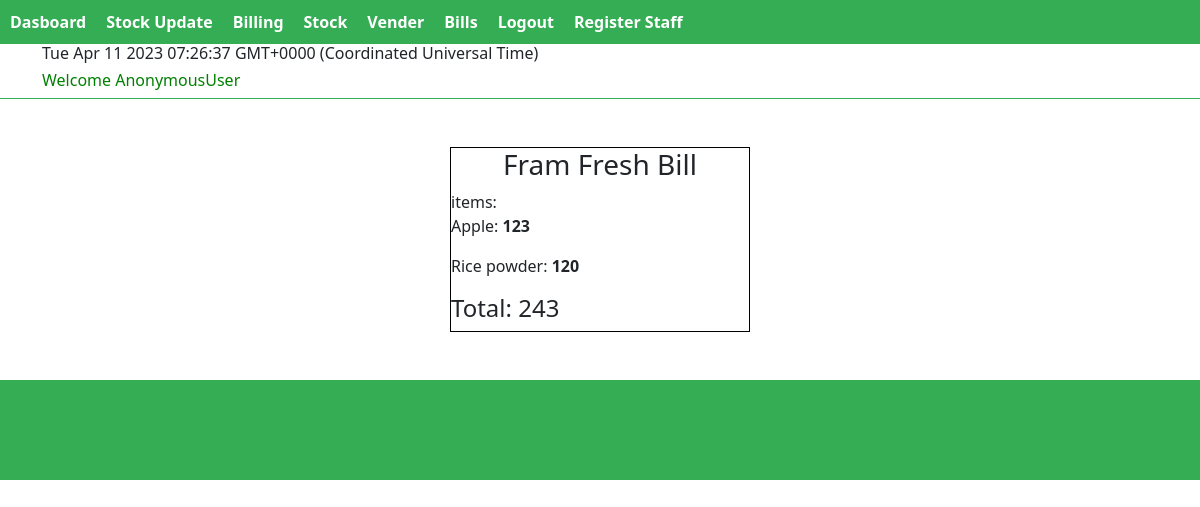
The page /BillsAndSales/ViewBill/3 on the database its author committed.
### BillsAndSales/models.py (models this page shows)
class SaleBill(models.Model):
    product = models.ForeignKey(Products,on_delete=models.CASCADE)
    user = models.ForeignKey(User,on_delete=models.CASCADE)
    Billid = models.ForeignKey(BillId,on_delete=models.CASCADE)

class BillId(models.Model):
    date = models.DateTimeField(auto_now_add=True)
    itemquantity = models.CharField(max_length=255)
    totalprice = models.CharField(max_length=255)
    user = models.ForeignKey(User,on_delete=models.CASCADE)
    status = models.BooleanField(default=True)

### products/models.py (models this page shows, shortened)
class Products(models.Model):
    Product_category = models.CharField(max_length=255,choices=(
        ("FreshGoods","FreshGoods"),
        ("Groceries","Groceries"),
        ("Provision",'Provision'),
        ("Cosmetics","Cosmetics"),
        ("Beverages","Beverages"),
        ("Bakeries","Bakeries"),
        ("Other","Other")
    )
                                        )
    Product_Name = models.CharField(max_length=255)
    Product_unit_Price = models.CharField(max_length=255)
    GST = models.CharField(max_length=255)
    Product_Brand = models.CharField(max_length=255)
    Product_Stock = models.CharField(max_length=255)
    Batch_Code = models.CharField(max_length=255)
    product_Image = models.FileField(upload_to="product_image")
    Expairy_Date = models.CharField(max_length=255,null=True,blank=True)
    vender = models.ForeignKey(Venders,on_delete=models.CASCADE,null=True)

### BillsAndSales/views.py (the view)
# urls.py: path("ViewBill/<int:pk>",views.ViewBill,name="ViewBill"),
def ViewBill(request,pk):
    billid = BillId.objects.get(id = pk)
    bills = SaleBill.objects.filter(Billid = billid)
    context = {
        "bills":bills,
        "Billid":billid
    }
    return render(request,"Stock/billview.html",context)

### templates/Stock/billview.html (shortened to what this page needs)
{% extends 'Stock/adminhome.html' %}
{% block content %}
<div class="container mt-5">
    <div class="billcontainer">
        <h3 >Fram Fresh Bill</h3>
        items:
        {% for i in bills  %}
        <p>{{i.product.Product_Name}}: <strong>{{i.product.Product_unit_Price}}</strong></p>
        {% endfor %}
        <h4>Total: {{Billid.totalprice}}</h4>
    </div>
</div>
{% endblock %}

### templates/Stock/billview.html (style rules this page uses)
.billcontainer { width:300px; height: auto; margin: auto; border: .5px solid black; }
h3 { text-align: center; }

### rows shown on the page
SaleBill: product.Product_Name "Apple", product.Product_unit_Price "123"
SaleBill: product.Product_Name "Rice powder", product.Product_unit_Price "120"
BillId: totalprice "243"

### other values the page prints
{{ request.user }} "AnonymousUser"
